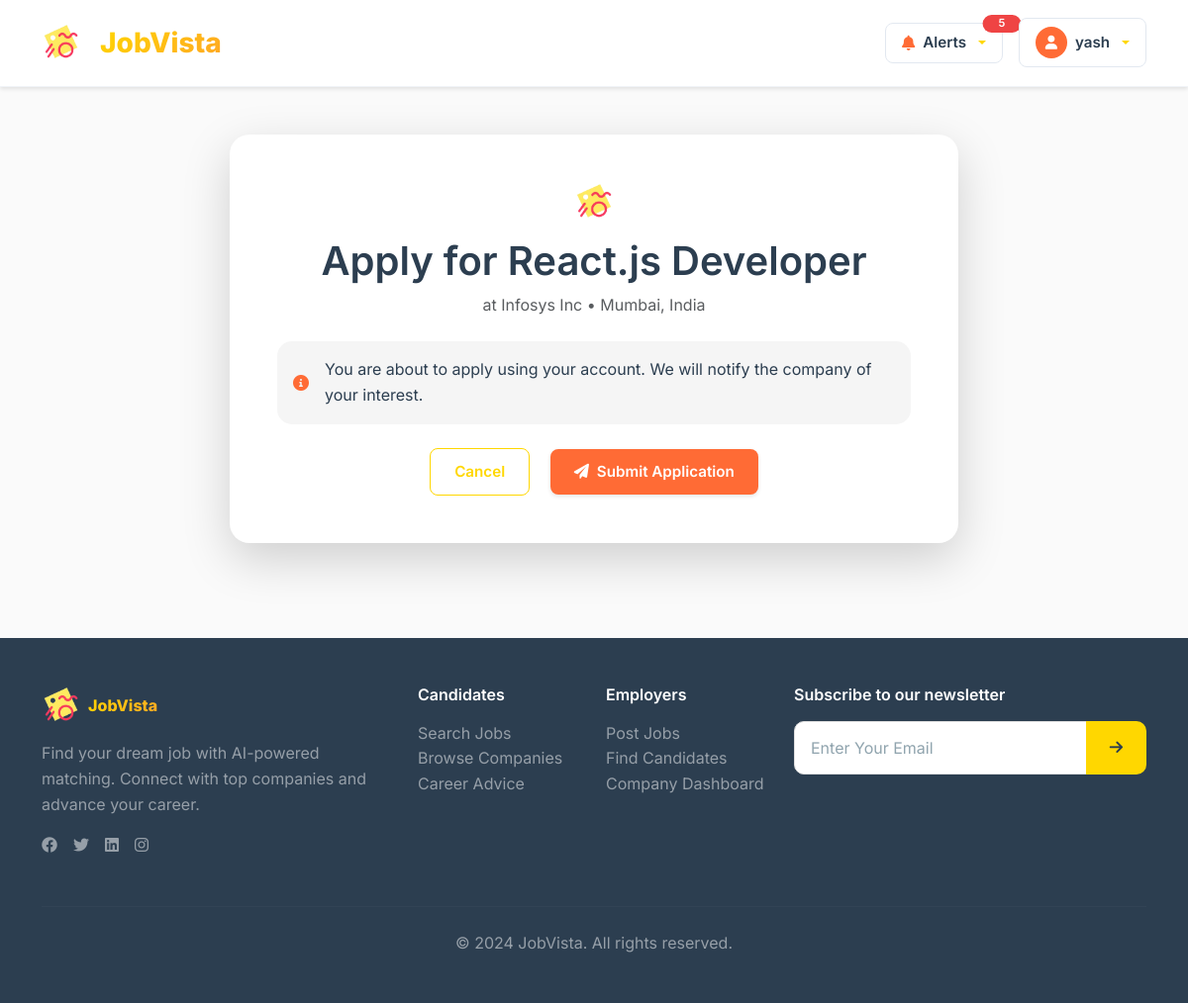
Page /job/reactjs-developer-infosys-inc/apply/ (signed in) on the committed database.
### jobs/models.py (models this page shows, shortened)
class Job(models.Model):
    EMPLOYMENT_TYPES = [
        ('full_time', 'Full Time'),
        ('part_time', 'Part Time'),
        ('contract', 'Contract'),
        ('internship', 'Internship'),
        ('freelance', 'Freelance'),
    ]
    EXPERIENCE_LEVELS = [
        ('entry', 'Entry Level'),
        ('mid', 'Mid Level'),
        ('senior', 'Senior Level'),
        ('executive', 'Executive'),
    ]
    title = models.CharField(max_length=200)
    slug = models.SlugField(unique=True)
    company = models.ForeignKey(Company, on_delete=models.CASCADE, related_name='jobs')
    category = models.ForeignKey(JobCategory, on_delete=models.CASCADE, related_name='jobs')
    description = models.TextField()
    requirements = models.TextField()
    responsibilities = models.TextField()
    salary_min = models.DecimalField(max_digits=10, decimal_places=2, blank=True, null=True)
    salary_max = models.DecimalField(max_digits=10, decimal_places=2, blank=True, null=True)
    employment_type = models.CharField(max_length=20, choices=EMPLOYMENT_TYPES)
    experience_level = models.CharField(max_length=20, choices=EXPERIENCE_LEVELS)
    location = models.CharField(max_length=200)
    remote_available = models.BooleanField(default=False)
    is_active = models.BooleanField(default=True)
    application_deadline = models.DateTimeField(blank=True, null=True)
    created_at = models.DateTimeField(auto_now_add=True)
    updated_at = models.DateTimeField(auto_now=True)
    def get_absolute_url(self):
        try:
            return reverse('job_detail', kwargs={'slug': self.slug})
        except:
            safe_slug = self.slug.replace('/', '-').replace('\\', '-')
            return reverse('job_detail', kwargs={'slug': safe_slug})
    class Meta:
        ordering = ['-created_at']

class Company(models.Model):
    STATUS_CHOICES = [
        ('pending', 'Pending Approval'),
        ('approved', 'Approved'),
        ('rejected', 'Rejected'),
    ]
    SIZE_CHOICES = [
        ('1-10', '1-10 employees'),
        ('11-50', '11-50 employees'),
        ('51-200', '51-200 employees'),
        ('201-500', '201-500 employees'),
        ('501-1000', '501-1000 employees'),
        ('1000+', '1000+ employees'),
    ]
    name = models.CharField(max_length=200, unique=True)
    description = models.TextField()
    website = models.URLField(blank=True, null=True)
    logo = models.ImageField(upload_to='company_logos/', blank=True, null=True)
    location = models.CharField(max_length=200)
    company_size = models.CharField(max_length=20, choices=SIZE_CHOICES, blank=True, null=True)
    status = models.CharField(max_length=20, choices=STATUS_CHOICES, default='pending')
    created_at = models.DateTimeField(auto_now_add=True)
    class Meta:
        verbose_name_plural = "Companies"

### jobs/views.py (the view, shortened to what this page needs)
# urls.py: path('job/<str:slug>/apply/', apply_job, name='apply_job'),
@login_required
@applicant_required
def apply_job(request, slug):
    job = get_object_or_404(Job, slug=slug, is_active=True)
    return render(request, 'jobs/apply_job.html', {'job': job})

### accounts/context_processors.py (called while the page is built)
def notifications_context(request):
    if request.user.is_authenticated:
        try:
            notifications = Notification.objects.filter(
                user=request.user,
                is_read=False
            ).order_by('-created_at')[:5]
            return {'notifications': notifications}
        except Exception:
            return {'notifications': []}
    return {'notifications': []}

### jobs/views.py (called while the page is built)
def applicant_required(view_func):
    @wraps(view_func)
    def wrapper(request, *args, **kwargs):
        if not request.user.is_authenticated:
            return redirect('login')
        if not hasattr(request.user, 'customuser') or request.user.customuser.role != 'applicant':
            messages.error(request, 'Access denied. This page is only for job seekers.')
            return redirect('company_dashboard')
        return view_func(request, *args, **kwargs)
    return wrapper

### templates/jobs/apply_job.html (shortened to what this page needs)
{% extends 'base.html' %}
{% load static %}
{% block content %}
<div class="container py-5">
    <div class="row justify-content-center">
        <div class="col-lg-8">
            <div class="card border-0 shadow-lg" style="border-radius: 20px;">
                <div class="card-body p-5">
                    <div class="text-center mb-4">
                        <img src="{% static 'assets/logo/logo.png' %}" alt="JobVista" class="mb-3" style="height: 2.5rem; width: auto;">
                        <h1 class="font-bold mb-2" style="color: var(--text-primary);">Apply for {{ job.title }}</h1>
                        <p class="text-muted">at {{ job.company.name }} • {{ job.location }}</p>
                    </div>
                    <form method="POST">
                        <div class="alert alert-info border-0 mb-4" style="background: var(--bg-tertiary); border-radius: 15px;">
                            <div class="d-flex align-items-center">
                                <i class="fas fa-info-circle me-3" style="color: var(--accent);"></i>
                                <p class="mb-0" style="color: var(--text-primary);">
                                    You are about to apply using your account. We will notify the company of your interest.
                                </p>
                            </div>
                        </div>
                        <div class="text-center">
                            <a href="{{ job.get_absolute_url }}" class="btn btn-outline me-3">Cancel</a>
                            <button type="submit" class="btn btn-primary">
                                <i class="fas fa-paper-plane me-2"></i>Submit Application
                            </button>
                        </div>
                    </form>
                </div>
            </div>
        </div>
    </div>
</div>
{% endblock %}

### templates/base.html (shortened to what this page needs)
{% load static %}
<!DOCTYPE html>
<html lang="en">
<head>
    <link href="https://cdn.jsdelivr.net/npm/bootstrap@5.3.0/dist/css/bootstrap.min.css" rel="stylesheet">
    <link rel="stylesheet" href="https://cdnjs.cloudflare.com/ajax/libs/font-awesome/6.0.0/css/all.min.css">
</head>
<body {% if user.is_authenticated and user.customuser.role == 'company' %}class="company-theme"{% endif %}>
    <nav class="navbar">
    <div class="container">
        <div class="d-flex align-items-center justify-content-between w-100">
            <div class="d-flex align-items-center gap-4">
                <a href="{% url 'home' %}" class="navbar-brand">
                    <img src="{% static 'assets/logo/logo.png' %}" alt="JobVista" class="me-2" style="height: 2.5rem; width: auto;">
                    <span class="logo-text">JobVista</span>
                </a>
                </div>
            <div class="d-flex align-items-center gap-2">
                        {% if user.is_authenticated %}
                    <div class="dropdown me-2">
                        <button class="btn btn-outline dropdown-toggle d-flex align-items-center gap-2 position-relative" type="button" id="alertsDropdown" data-bs-toggle="dropdown" aria-expanded="false" style="border: 1px solid #e2e8f0; border-radius: 8px; padding: 0.5rem 1rem; background: white;">
                            <i class="fas fa-bell" style="color: var(--accent);"></i>
                            <span class="font-medium" style="color: var(--text-primary);">Alerts</span>
                            {% if notifications %}
                            <span class="position-absolute top-0 start-100 translate-middle badge rounded-pill" style="background: #ef4444; color: white; font-size: 0.7rem; min-width: 18px; height: 18px;">
                                {{ notifications|length }}
                            </span>
                            {% endif %}
                                </button>
                </div>
                    <div class="dropdown">
                        <button class="btn btn-outline dropdown-toggle d-flex align-items-center gap-2" type="button" id="userDropdown" data-bs-toggle="dropdown" aria-expanded="false" style="border: 1px solid #e2e8f0; border-radius: 8px; padding: 0.5rem 1rem; background: white;">
                            <div class="rounded-circle d-flex align-items-center justify-content-center" style="width: 32px; height: 32px; background: var(--accent); color: white; font-size: 0.875rem;">
                                <i class="fas fa-user"></i>
                            </div>
                            <span class="font-medium" style="color: var(--text-primary);">{{ user.first_name|default:user.username|truncatechars:15 }}</span>
                    </button>
        </div>
                {% else %}
                    <a href="{% url 'login' %}" class="btn btn-secondary">Sign In</a>
                    <a href="{% url 'signup' %}" class="btn btn-primary">Sign Up</a>
                {% endif %}
            </div>
            </div>
        </div>
    </nav>
    <main>
        {% block content %}
        {% endblock %}
    </main>
    <div id="toast-container" class="toast-container position-fixed top-0 end-0 p-3" style="z-index: 9999;"></div>
    <footer class="mt-5" style="background: var(--bg-dark);">
        <div class="container py-5">
            <div class="row">
                <div class="col-md-4 mb-4">
                    <div class="d-flex align-items-center mb-3">
                        <img src="{% static 'assets/logo/logo.png' %}" alt="JobVista" class="me-2" style="height: 2.5rem; width: auto;">
                        <span class="logo-text text-white">JobVista</span>
                    </div>
                    <p class="text-white-50">Find your dream job with AI-powered matching. Connect with top companies and advance your career.</p>
                    <div class="d-flex gap-3">
                        <a href="#" class="text-white-50"><i class="fab fa-facebook"></i></a>
                        <a href="#" class="text-white-50"><i class="fab fa-twitter"></i></a>
                        <a href="#" class="text-white-50"><i class="fab fa-linkedin"></i></a>
                        <a href="#" class="text-white-50"><i class="fab fa-instagram"></i></a>
                    </div>
                </div>
                <div class="col-md-2 mb-4">
                    <h6 class="font-bold mb-3 text-white">Candidates</h6>
                    <ul class="list-unstyled">
                        <li><a href="#" class="text-white-50 text-decoration-none">Search Jobs</a></li>
                        <li><a href="#" class="text-white-50 text-decoration-none">Browse Companies</a></li>
                        <li><a href="#" class="text-white-50 text-decoration-none">Career Advice</a></li>
                    </ul>
                </div>
                <div class="col-md-2 mb-4">
                    <h6 class="font-bold mb-3 text-white">Employers</h6>
                    <ul class="list-unstyled">
                        <li><a href="#" class="text-white-50 text-decoration-none">Post Jobs</a></li>
                        <li><a href="#" class="text-white-50 text-decoration-none">Find Candidates</a></li>
                        <li><a href="#" class="text-white-50 text-decoration-none">Company Dashboard</a></li>
                    </ul>
                </div>
                <div class="col-md-4 mb-4">
                    <h6 class="font-bold mb-3 text-white">Subscribe to our newsletter</h6>
                    <div class="input-group">
                        <input type="email" class="form-control" placeholder="Enter Your Email" style="border-radius: 10px 0 0 10px;">
                        <button class="btn" style="background: var(--primary); color: var(--text-primary); border-radius: 0 10px 10px 0;">
                            <i class="fas fa-arrow-right"></i>
                        </button>
                    </div>
                </div>
            </div>
            <hr class="my-4" style="border-color: rgba(255,255,255,0.1);">
            <div class="text-center">
                <p class="text-white-50 mb-0">&copy; 2024 JobVista. All rights reserved.</p>
            </div>
        </div>
    </footer>
</body>
</html>

### templates/base.html (style rules this page uses)
:root { --primary: #FFD700; --primary-light: #FFF59D; --primary-dark: #F57F17; --accent: #FF6B35; --accent-light: #FF8A65; --accent-dark: #E65100; --text-primary: #2C3E50; --text-secondary: #546E7A; --text-muted: #90A4AE; --border: #E0E0E0; --bg-primary: #FFFFFF; --bg-secondary: #FAFAFA; --bg-tertiary: #F5F5F5; --bg-dark: #2C3E50; --success: #4CAF50; --warning: #FF9800; --info: #2196F3; --danger: #F44336; --shadow-sm: 0 2px 4px 0 rgba(0, 0, 0, 0.1); --shadow-md: 0 4px 8px 0 rgba(0, 0, 0, 0.12); --shadow-lg: 0 8px 16px 0 rgba(0, 0, 0, 0.15); --shadow-xl: 0 12px 24px 0 rgba(0, 0, 0, 0.18); --gradient-primary: linear-gradient(135deg, #FFD700 0%, #FFA726 100%); --gradient-accent: linear-gradient(135deg, #FF6B35 0%, #FF8A65 100%); --gradient-hero: linear-gradient(135deg, #FFD700 0%, #FF6B35 100%); --gradient-dark: linear-gradient(135deg, #2C3E50 0%, #34495E 100%); }
* { box-sizing: border-box; }
body { font-family: 'Inter', -apple-system, BlinkMacSystemFont, 'Segoe UI', Roboto, sans-serif; background-color: var(--bg-secondary); color: var(--text-primary); line-height: 1.6; margin: 0; padding: 0; font-weight: 400; }
h1, h2, h3, h4, h5, h6 { color: var(--text-primary); font-weight: 600; line-height: 1.2; margin-bottom: 0.5rem; }
.navbar { background: rgba(255, 255, 255, 0.95); backdrop-filter: blur(10px); border-bottom: 1px solid rgba(226, 232, 240, 0.5); padding: 1rem 0; position: sticky; top: 0; z-index: 1000; box-shadow: var(--shadow-sm); }
.navbar-brand { font-size: 1.75rem; font-weight: 800; color: var(--text-primary); text-decoration: none; display: flex; align-items: center; gap: 0.75rem; }
.logo-text { background: var(--gradient-primary); -webkit-background-clip: text; -webkit-text-fill-color: transparent; background-clip: text; font-weight: 800; }
.btn { display: inline-flex; align-items: center; justify-content: center; padding: 0.75rem 1.5rem; border-radius: 0.5rem; font-weight: 600; text-decoration: none; transition: all 0.2s ease; border: none; cursor: pointer; font-size: 0.95rem; line-height: 1.5; }
.btn-primary { background: var(--accent); color: white; box-shadow: var(--shadow-sm); }
.btn-outline { background: transparent; color: var(--primary); border: 1px solid var(--primary); }
.card { background: var(--bg-primary); border: 1px solid var(--border); border-radius: 0.75rem; box-shadow: var(--shadow-sm); transition: all 0.2s ease; overflow: hidden; }
.form-control { width: 100%; padding: 0.875rem 1rem; border: 1px solid var(--border); border-radius: 0.5rem; font-size: 1rem; transition: all 0.2s ease; background: var(--bg-primary); color: var(--text-primary); }
.form-control::placeholder { color: var(--text-muted); }
.badge { display: inline-flex; align-items: center; padding: 0.25rem 0.75rem; border-radius: 1rem; font-size: 0.75rem; font-weight: 600; line-height: 1; }
.badge { padding: 0.5rem 1rem; border-radius: 2rem; font-weight: 600; font-size: 0.875rem; }

### rows in the picture
Job: title "React.js Developer", company.name "Infosys Inc", location "Mumbai, India"

### other values in the picture
{{ notifications|length }} "5"
{{ user.first_name|default:user.username|truncatechars:15 }} "yash"
